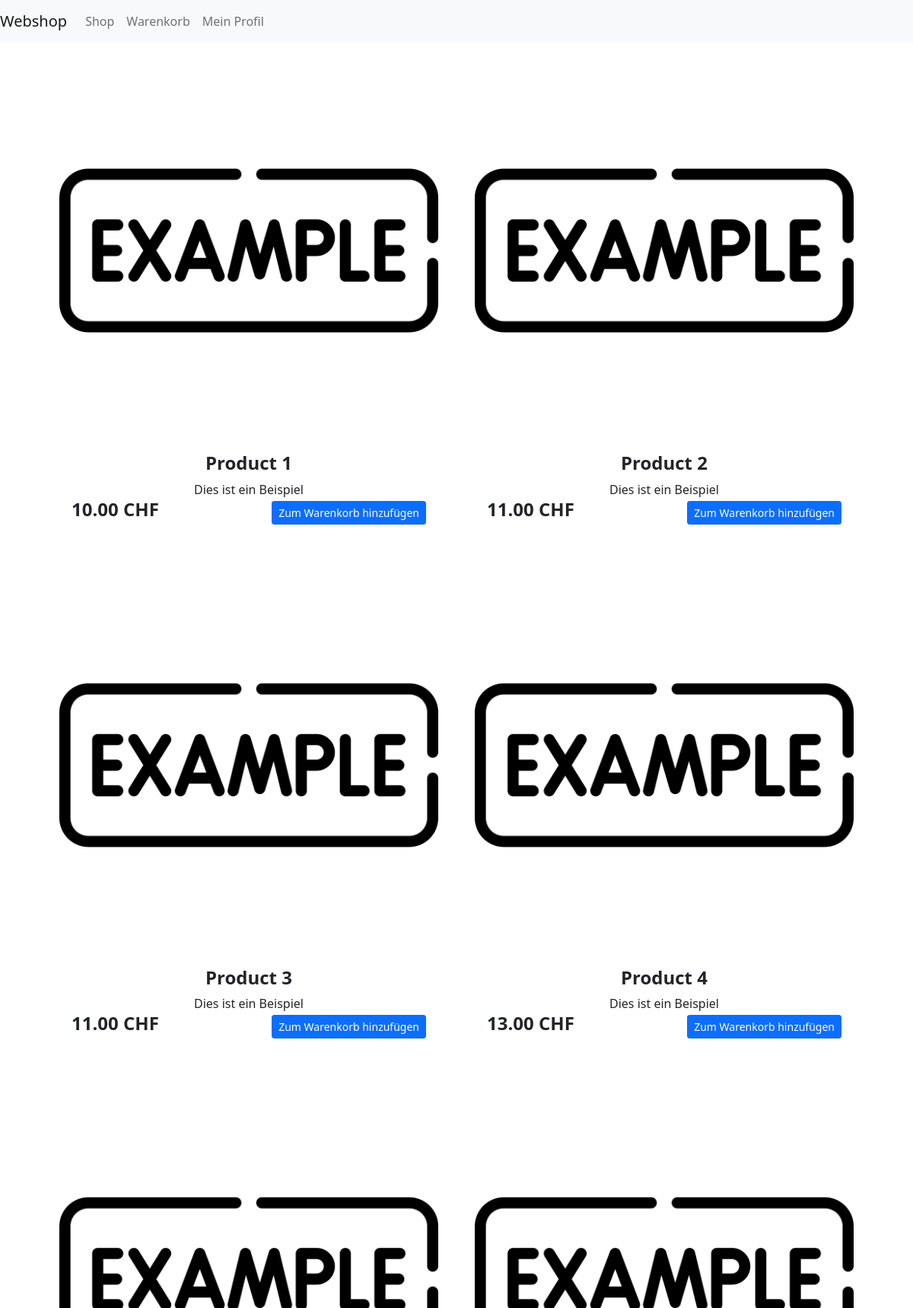
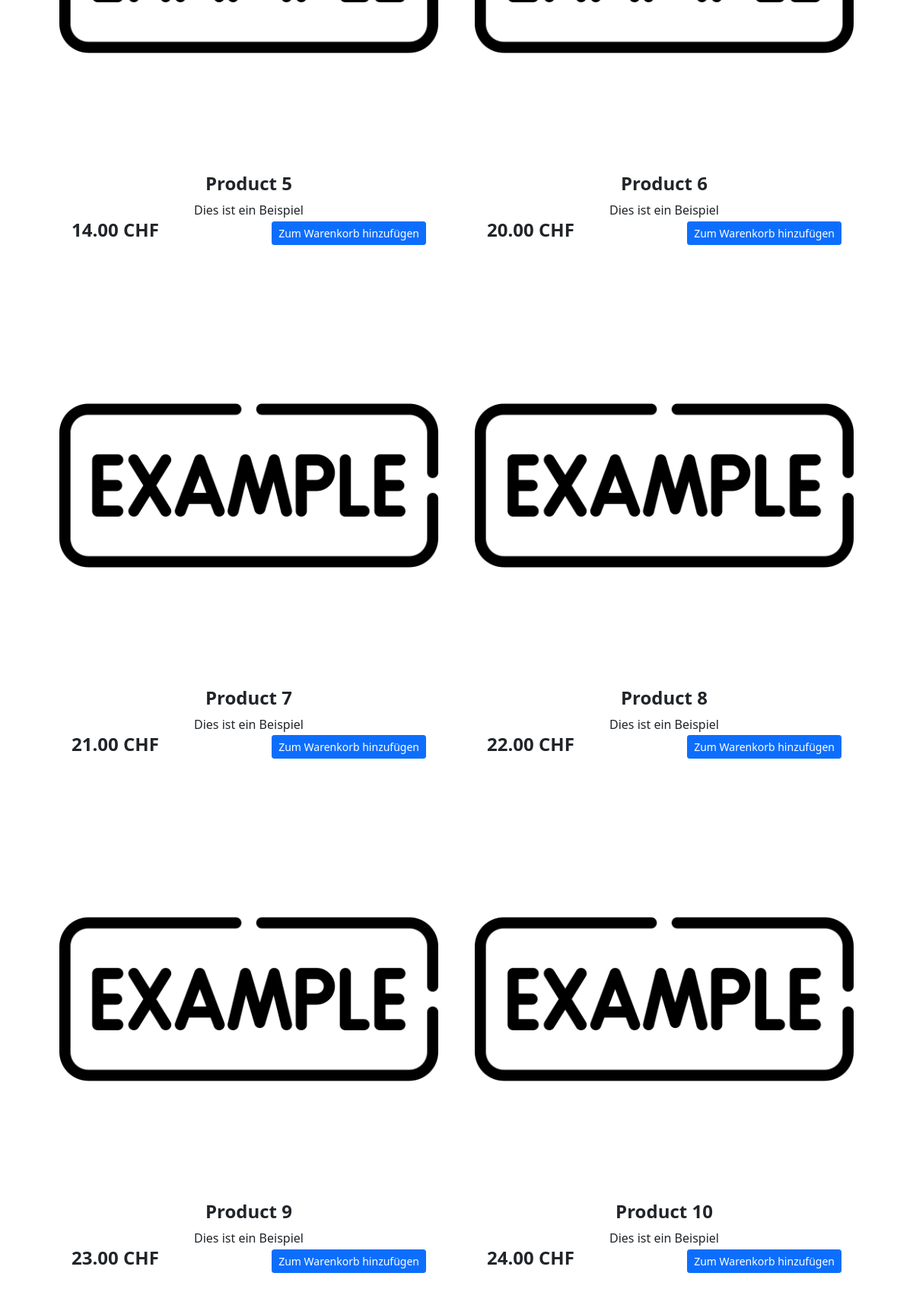
Page /app/pages/index.php on the committed database (2 pictures, top to bottom).
### tables this page shows
CREATE TABLE products (
    id int(11) not null auto_increment,
    name varchar(255) not null,
    description varchar(255),
    price decimal(10,2),
    imagename varchar(255),

    primary key (id)
);

### app/pages/index.php (the view, shortened to what this page needs)
<!DOCTYPE html>
<html lang="de">
<head>
    <link href="https://cdn.jsdelivr.net/npm/bootstrap@5.0.2/dist/css/bootstrap.min.css" rel="stylesheet">
</head>
<body>
    <?php
        include '../universal/navbar.inc.php';
    ?>
    <section class="pt-4">
    <div class="container px-lg-5">
        <div class="row gx-lg-5">
            <?php
            require_once "../universal/dbconnector.inc.php";
            $result = $mysqli->query("SELECT * FROM products LIMIT 100");
            if ($result->num_rows > 0) {
                while ($row = $result->fetch_assoc()) {
                    ?>
                    <div class="col-lg-6 col-xxl-4 mb-5">
                        <div class="card border-0 h-100">
                            <img class="card-img-top" src="../assets/<?= $row["imagename"] ?>" alt="Image"
                                 style=" display: block">
                            <div class="card-body ">
                                <div class="text-center">
                                    <h2 class="fs-4 fw-bold"><?= $row["name"] ?></h2>
                                    <p class="mb-0"><?= $row["description"] ?></p>
                                </div>
                                <div class="d-flex justify-content-between align-items-center">
                                    <div>
                                        <h4 class="link-dark fw-bold"><?= $row["price"] ?> CHF</h4>
                                    </div>
                                    <form action="./addtoshoppingcart.php" method="post">
                                        <button type="submit" class="btn btn-sm btn-primary">Zum Warenkorb hinzufügen</button>
                                    </form>
                                </div>
                            </div>
                        </div>
                    </div>
                    <?php
                }
            }
            ?>
        </div>
    </div>
</section>
</body>
</html>

### app/universal/navbar.inc.php (shortened to what this page needs)
<nav class="navbar navbar-expand-lg navbar-light bg-light">
  <a class="navbar-brand" href="shop.php">Webshop</a>
  <div class="collapse navbar-collapse" id="navbarSupportedContent">
    <ul class="navbar-nav mr-auto">
        <li class="nav-item">
            <a class="nav-link" href="../pages/index.php">Shop</a>
        </li>
        <li class="nav-item">
            <a class="nav-link" href="shopping-cart.php">Warenkorb</a>
        </li>
        <li class="nav-item">
            <a class="nav-link" href="account.php">Mein Profil</a>
        </li>
    </ul>
  </div>
</nav>

### rows in the picture
products: imagename (picture), name "Product 1", description "Dies ist ein Beispiel", price "10.00"
products: imagename (picture), name "Product 2", description "Dies ist ein Beispiel", price "11.00"
products: imagename (picture), name "Product 3", description "Dies ist ein Beispiel", price "11.00"
products: imagename (picture), name "Product 4", description "Dies ist ein Beispiel", price "13.00"
products: imagename (picture), name "Product 5", description "Dies ist ein Beispiel", price "14.00"
products: imagename (picture), name "Product 6", description "Dies ist ein Beispiel", price "20.00"
products: imagename (picture), name "Product 7", description "Dies ist ein Beispiel", price "21.00"
products: imagename (picture), name "Product 8", description "Dies ist ein Beispiel", price "22.00"
products: imagename (picture), name "Product 9", description "Dies ist ein Beispiel", price "23.00"
products: imagename (picture), name "Product 10", description "Dies ist ein Beispiel", price "24.00"
